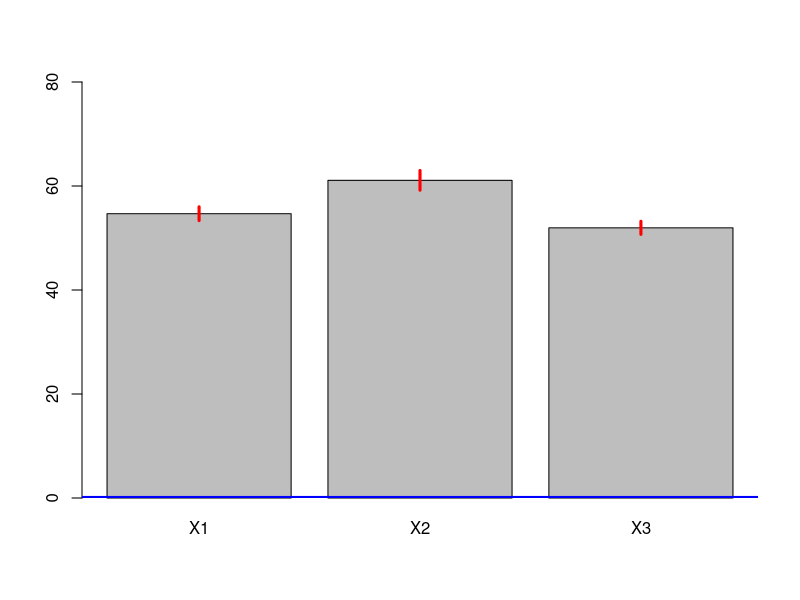

This chart was generated by the following R code:
rm(list=ls())

x1 <- c(52.67, 48.42, 57.46, 56.98, 54.10, 53.05, 56.81, 59.29, 52.60, 58.46, 60.95, 45.30)

x2 <- c(50.49, 54.62, 63.45, 52.70, 56.17, 63.27, 65.79, 57.04, 79.00, 61.11, 62.46, 65.82, 63.70, 59.62)

x3 <- c(51.68, 46.73, 50.15, 50.70, 54.42, 62.74, 50.47, 46.59, 55.55, 50.84, 53.81, 49.80)

m1 = mean(x1)
m2 = mean(x2)
m3 = mean(x3)

esd1 = sd(x1)/sqrt(length(x1))
esd2 = sd(x2)/sqrt(length(x2))
esd3 = sd(x3)/sqrt(length(x3))

m = c(m1, m2, m3)
s = c(esd1, esd2, esd3)

b = barplot(c(m1, m2, m3), ylim=c(0, 80), names = c('X1', 'X2', 'X3'))

for (i in 1:3){
   points(c(b[i], b[i]), c(m[i]-s[i], m[i]+s[i]), type='l', lwd=3, col='red')
}

points(c(0, b[3]+(b[2]-b[1])), c(0,0), type='l', lwd=4, col='blue')


